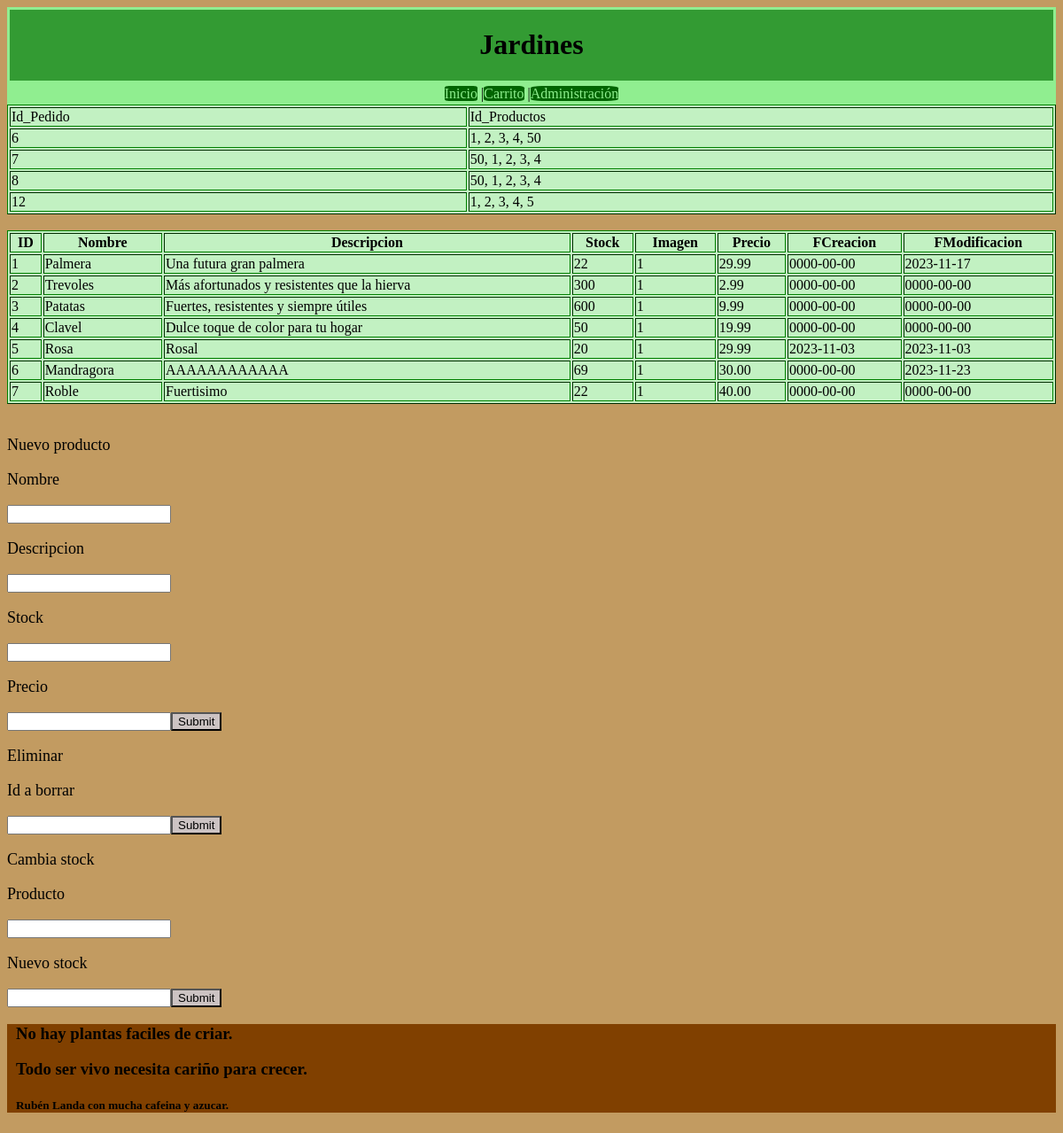
/T1/admin.php (signed in), run on the app's committed database.
### tables this page shows
CREATE TABLE `pedidos` (
  `id_compra` int(11) NOT NULL,
  `id_producto` varchar(500) NOT NULL
);

CREATE TABLE `productos` (
  `ID` int(5) NOT NULL,
  `Nombre` varchar(42) NOT NULL,
  `Descripcion` varchar(254) NOT NULL,
  `Stock` int(5) NOT NULL,
  `Imagen` varchar(1) NOT NULL,
  `Precio` decimal(5,2) NOT NULL,
  `FCreacion` date NOT NULL,
  `FModificacion` date NOT NULL
);

### T1/admin.php (the view, shortened to what this page needs)
<!DOCTYPE html>
<html>
    <head>
        <link rel="stylesheet" href="stiles.css">
    </head>
    <body>
    <?php
        include 'he.php';
        include 'si.php';
        include 'co.php';
        $sql = "select * from pedidos";
        $result = $conn -> query($sql);
        echo "<table border=1>";
        echo "<tr>";
        echo "<td>Id_Pedido</td>";
        echo "<td>Id_Productos</td>";
        echo "</tr>";
        while($row = $result->fetch_assoc()) {
            echo "<tr>";
            echo "<td>".$row['id_compra']."</td>";
            echo "<td>".$row['id_producto']."</td>";
            echo "</tr>";
        }
        echo "</table>";
        $sql = "select * from productos ORDER BY ID ASC";
        $result = $conn -> query($sql);
        echo "<table border='1'>";
        echo "<tr>";
        echo "<th>ID</th>";
        echo "<th>Nombre</th>";
        echo "<th>Descripcion</th>";
        echo "<th>Stock</th>";
        echo "<th>Imagen</th>";
        echo "<th>Precio</th>";
        echo "<th>FCreacion</th>";
        echo "<th>FModificacion</th>";
        echo "</tr>";
        while($row = $result->fetch_assoc()) {
            echo "<tr>";
            echo "<td>".$row['ID']."</td>";
            echo "<td>".$row['Nombre']."</td>";
            echo "<td>".$row['Descripcion']."</td>";
            echo "<td>".$row['Stock']."</td>";
            echo "<td>".$row['Imagen']."</td>";
            echo "<td>".$row['Precio']."</td>";
            echo "<td>".$row['FCreacion']."</td>";
            echo "<td>".$row['FModificacion']."</td>";
            echo "</tr>";
        }
        echo "</table>";
        echo "<p>Nuevo producto</p>";
        echo "<form action=up.php method=get>";
        echo "<p>Nombre</p>";
        echo "<input type='text' name='Nombre'/>";
        echo "<p>Descripcion</p>";
        echo "<input type='text' name='Descripcion'/>";
        echo "<p>Stock</p>";
        echo "<input type='text' name='Stock'/>";
        echo "<p>Precio</p>";
        echo "<input type='text' name='Precio'/>";
        echo "<input type='submit' name='tipo'>";
        echo "</form>";
        echo "<p>Eliminar</p>";
        echo "<form action=del.php method=get>";
        echo "<p>Id a borrar</p>";
        echo "<input type='text' name='id'/>";
        echo "<input type='submit'/>";
        echo "</form>";
        echo "<p>Cambia stock</p>";
        echo "<form action=mod.php method=get>";
        echo "<p>Producto</p>";
        echo "<input type='text' name='id'/>";
        echo "<p>Nuevo stock</p>";
        echo "<input type='text' name='stock'/>";
        echo "<input type='submit'/>";
        echo "</form>";
        include 'fo.php';
    ?>
    </body>
</html>

### T1/stiles.css (style rules this page uses)
body { background-color: #c29b61; }
table { background-color: rgb(194, 241, 194); width: 100%; border-color: green; }
input[type=submit] { background-color: #ccc3c3; }
p { font-size: large ; }

### data on the page
pedidos: id_compra "6", id_producto "1, 2, 3, 4, 50"
pedidos: id_compra "7", id_producto "50, 1, 2, 3, 4"
pedidos: id_compra "8", id_producto "50, 1, 2, 3, 4"
pedidos: id_compra "12", id_producto "1, 2, 3, 4, 5"
productos: ID "1", Nombre "Palmera", Descripcion "Una futura gran palmera", Stock "22", Imagen "1", Precio "29.99", FCreacion "0000-00-00", FModificacion "2023-11-17"
productos: ID "2", Nombre "Trevoles", Descripcion "Más afortunados y resistentes que la hierva", Stock "300", Imagen "1", Precio "2.99", FCreacion "0000-00-00", FModificacion "0000-00-00"
productos: ID "3", Nombre "Patatas", Descripcion "Fuertes, resistentes y siempre útiles", Stock "600", Imagen "1", Precio "9.99", FCreacion "0000-00-00", FModificacion "0000-00-00"
productos: ID "4", Nombre "Clavel", Descripcion "Dulce toque de color para tu hogar", Stock "50", Imagen "1", Precio "19.99", FCreacion "0000-00-00", FModificacion "0000-00-00"
productos: ID "5", Nombre "Rosa", Descripcion "Rosal", Stock "20", Imagen "1", Precio "29.99", FCreacion "2023-11-03", FModificacion "2023-11-03"
productos: ID "6", Nombre "Mandragora", Descripcion "AAAAAAAAAAAA", Stock "69", Imagen "1", Precio "30.00", FCreacion "0000-00-00", FModificacion "2023-11-23"
productos: ID "7", Nombre "Roble", Descripcion "Fuertisimo", Stock "22", Imagen "1", Precio "40.00", FCreacion "0000-00-00", FModificacion "0000-00-00"
